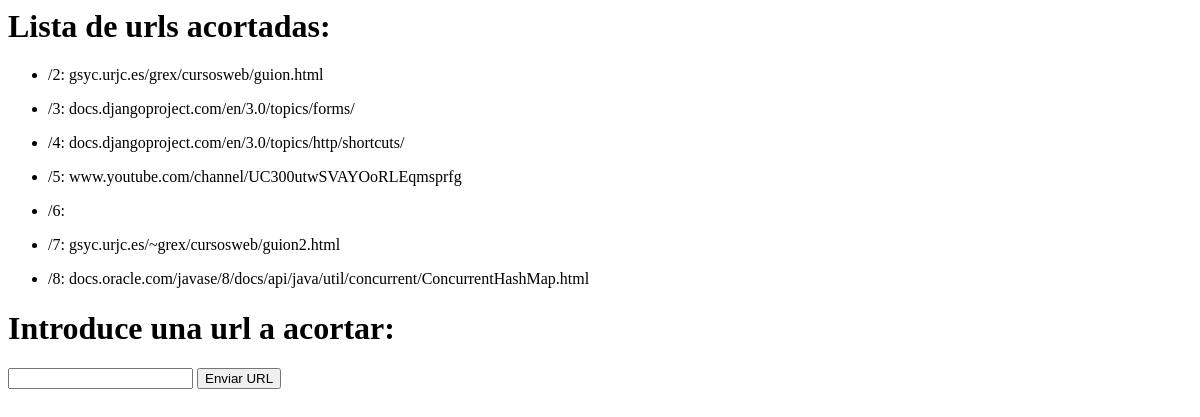
/acorta/, run on an earlier commit of the app's database.
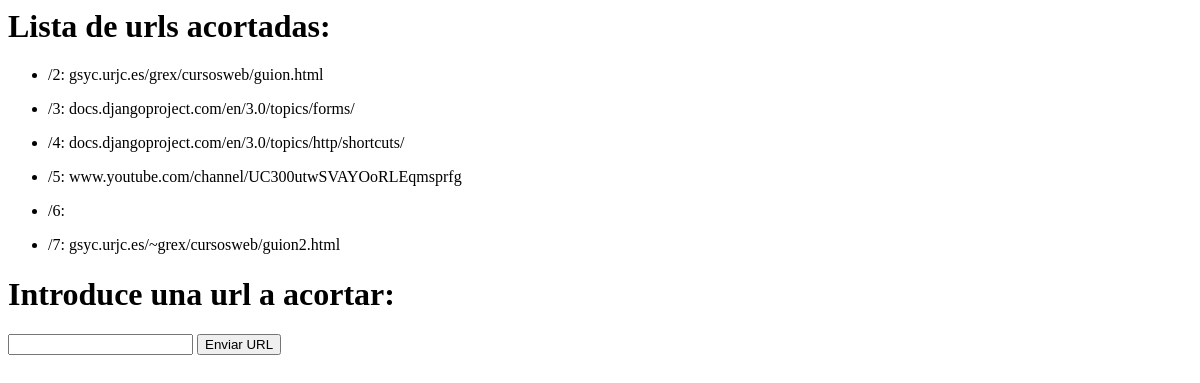
And on a later commit of the database.
### acorta/models.py (models this page shows, shortened)
class UrlsAcortada(models.Model):
    url = models.TextField(blank=False)

### acorta/views.py (the view, shortened to what this page needs)
# urls.py: path('', views.index),
@csrf_exempt
def index(request):
    if request.method == "GET":
        url_list = UrlsAcortada.objects.all()
        context = {'url_list': url_list}
        return render(request, 'acorta/index.html', context)

### acorta/templates/acorta/index.html
<h1>Lista de urls acortadas:</h1>
<ul>
{% for url_acor in url_list %}
        <p><li> /{{url_acor.id }}: {{url_acor.url }}</li></p>
{% endfor %}
</ul>
<form action="" method="POST">
  <h1>Introduce una url a acortar:</h1>
  <input type="text" name="valor">
  <input type="submit" name="action" value="Enviar URL">
</form>

What changed in the data, as far as the page shows it:
removed UrlsAcortada: id "8", url "docs.oracle.com/javase/8/docs/api/java/util/concurrent/ConcurrentHashMap.html"
